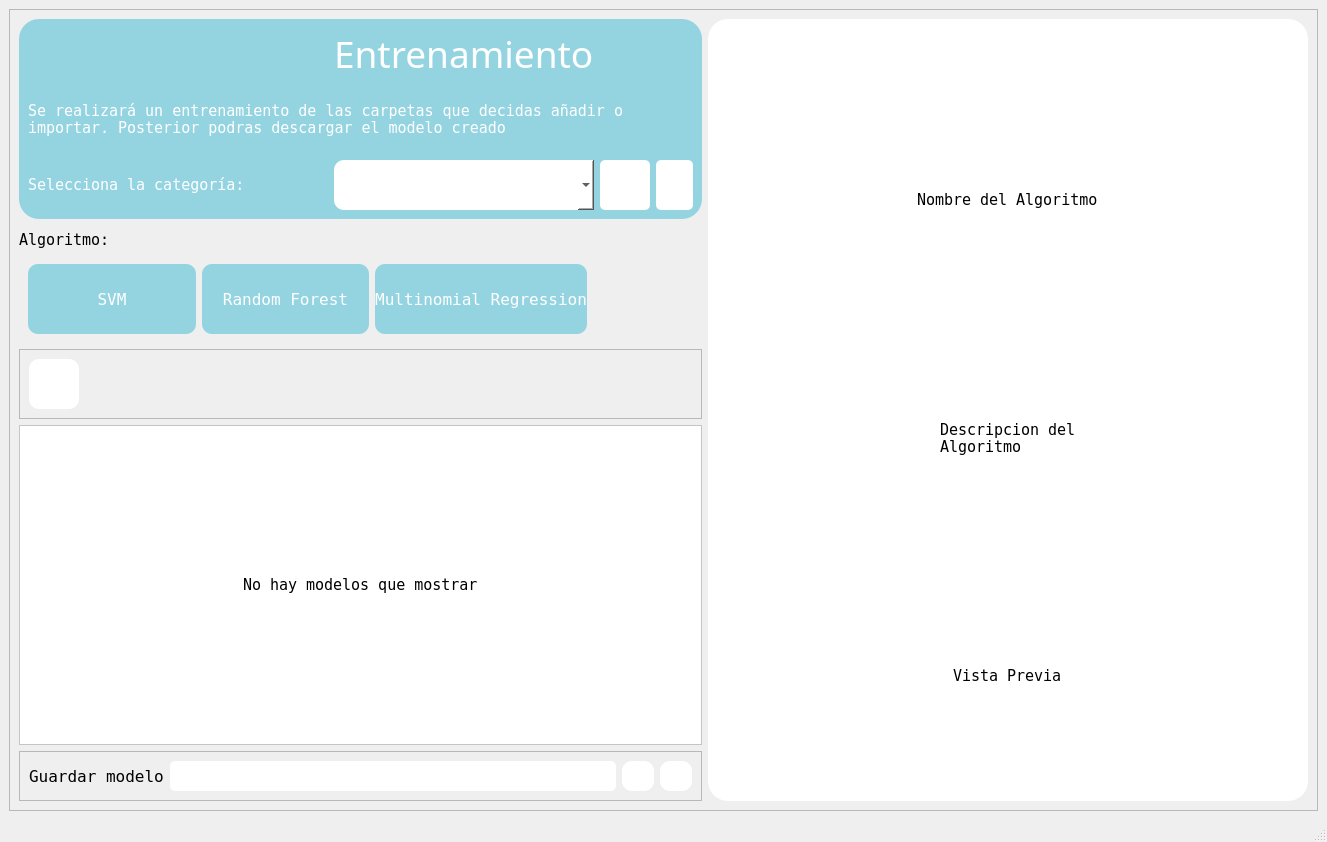
<?xml version="1.0" encoding="UTF-8"?>
<ui version="4.0">
 <class>MainWindow</class>
 <widget class="QMainWindow" name="MainWindow">
  <property name="geometry">
   <rect>
    <x>0</x>
    <y>0</y>
    <width>800</width>
    <height>600</height>
   </rect>
  </property>
  <property name="windowTitle">
   <string>MainWindow</string>
  </property>
  <widget class="QWidget" name="centralwidget">
   <layout class="QVBoxLayout" name="verticalLayout">
    <item>
     <widget class="QFrame" name="frame">
      <property name="frameShape">
       <enum>QFrame::StyledPanel</enum>
      </property>
      <property name="frameShadow">
       <enum>QFrame::Raised</enum>
      </property>
      <layout class="QGridLayout" name="gridLayout_2">
       <item row="5" column="0">
        <widget class="QFrame" name="frame_4">
         <property name="styleSheet">
          <string notr="true">background-color:white;</string>
         </property>
         <property name="frameShape">
          <enum>QFrame::StyledPanel</enum>
         </property>
         <property name="frameShadow">
          <enum>QFrame::Raised</enum>
         </property>
         <layout class="QVBoxLayout" name="verticalLayout_3">
          <item alignment="Qt::AlignHCenter">
           <widget class="QLabel" name="label_8">
            <property name="minimumSize">
             <size>
              <width>0</width>
              <height>300</height>
             </size>
            </property>
            <property name="maximumSize">
             <size>
              <width>16777215</width>
              <height>500</height>
             </size>
            </property>
            <property name="font">
             <font>
              <family>NSimSun</family>
              <pointsize>11</pointsize>
             </font>
            </property>
            <property name="text">
             <string>No hay modelos que mostrar</string>
            </property>
           </widget>
          </item>
         </layout>
        </widget>
       </item>
       <item row="4" column="0">
        <widget class="QFrame" name="frame_5">
         <property name="frameShape">
          <enum>QFrame::StyledPanel</enum>
         </property>
         <property name="frameShadow">
          <enum>QFrame::Raised</enum>
         </property>
         <layout class="QHBoxLayout" name="horizontalLayout">
          <item>
           <widget class="QPushButton" name="borrar">
            <property name="minimumSize">
             <size>
              <width>50</width>
              <height>50</height>
             </size>
            </property>
            <property name="maximumSize">
             <size>
              <width>50</width>
              <height>50</height>
             </size>
            </property>
            <property name="styleSheet">
             <string notr="true">background-color:white;
border-radius:10px;</string>
            </property>
            <property name="text">
             <string/>
            </property>
            <property name="icon">
             <iconset>
              <normaloff>imagenes/delete.png</normaloff>imagenes/delete.png</iconset>
            </property>
           </widget>
          </item>
          <item>
           <spacer name="horizontalSpacer">
            <property name="orientation">
             <enum>Qt::Horizontal</enum>
            </property>
            <property name="sizeHint" stdset="0">
             <size>
              <width>40</width>
              <height>20</height>
             </size>
            </property>
           </spacer>
          </item>
          <item>
           <layout class="QHBoxLayout" name="box"/>
          </item>
         </layout>
        </widget>
       </item>
       <item row="6" column="0">
        <widget class="QFrame" name="frame_7">
         <property name="maximumSize">
          <size>
           <width>16777215</width>
           <height>50</height>
          </size>
         </property>
         <property name="frameShape">
          <enum>QFrame::StyledPanel</enum>
         </property>
         <property name="frameShadow">
          <enum>QFrame::Raised</enum>
         </property>
         <layout class="QHBoxLayout" name="horizontalLayout_3">
          <item>
           <widget class="QLabel" name="label_10">
            <property name="font">
             <font>
              <family>NSimSun</family>
              <pointsize>12</pointsize>
             </font>
            </property>
            <property name="text">
             <string>Guardar modelo</string>
            </property>
           </widget>
          </item>
          <item>
           <widget class="QLineEdit" name="guardarform">
            <property name="minimumSize">
             <size>
              <width>0</width>
              <height>30</height>
             </size>
            </property>
            <property name="font">
             <font>
              <family>NSimSun</family>
              <pointsize>11</pointsize>
             </font>
            </property>
            <property name="styleSheet">
             <string notr="true">border-radius:5px;</string>
            </property>
           </widget>
          </item>
          <item>
           <widget class="QPushButton" name="guardar_modelo">
            <property name="minimumSize">
             <size>
              <width>0</width>
              <height>30</height>
             </size>
            </property>
            <property name="styleSheet">
             <string notr="true">background-color:white;
border-radius:10px;</string>
            </property>
            <property name="text">
             <string/>
            </property>
            <property name="icon">
             <iconset>
              <normaloff>imagenes/guardar-el-archivo.png</normaloff>imagenes/guardar-el-archivo.png</iconset>
            </property>
           </widget>
          </item>
          <item>
           <widget class="QPushButton" name="search_path">
            <property name="minimumSize">
             <size>
              <width>0</width>
              <height>30</height>
             </size>
            </property>
            <property name="styleSheet">
             <string notr="true">background-color:white;
border-radius:10px;</string>
            </property>
            <property name="text">
             <string/>
            </property>
            <property name="icon">
             <iconset>
              <normaloff>imagenes/lupa.png</normaloff>imagenes/lupa.png</iconset>
            </property>
           </widget>
          </item>
         </layout>
        </widget>
       </item>
       <item row="3" column="0">
        <widget class="QFrame" name="frame_8">
         <property name="styleSheet">
          <string notr="true">color:white;
border-radius:10px;</string>
         </property>
         <property name="frameShape">
          <enum>QFrame::StyledPanel</enum>
         </property>
         <property name="frameShadow">
          <enum>QFrame::Raised</enum>
         </property>
         <layout class="QHBoxLayout" name="horizontalLayout_2">
          <item>
           <widget class="QPushButton" name="svm">
            <property name="minimumSize">
             <size>
              <width>0</width>
              <height>70</height>
             </size>
            </property>
            <property name="maximumSize">
             <size>
              <width>16777215</width>
              <height>70</height>
             </size>
            </property>
            <property name="font">
             <font>
              <family>NSimSun</family>
              <pointsize>12</pointsize>
             </font>
            </property>
            <property name="styleSheet">
             <string notr="true">background-color:#94D4E1;</string>
            </property>
            <property name="text">
             <string>SVM</string>
            </property>
           </widget>
          </item>
          <item>
           <widget class="QPushButton" name="rforest">
            <property name="minimumSize">
             <size>
              <width>0</width>
              <height>70</height>
             </size>
            </property>
            <property name="maximumSize">
             <size>
              <width>16777215</width>
              <height>70</height>
             </size>
            </property>
            <property name="font">
             <font>
              <family>NSimSun</family>
              <pointsize>12</pointsize>
             </font>
            </property>
            <property name="styleSheet">
             <string notr="true">background-color:#94D4E1;</string>
            </property>
            <property name="text">
             <string>Random Forest</string>
            </property>
           </widget>
          </item>
          <item>
           <widget class="QPushButton" name="regression">
            <property name="minimumSize">
             <size>
              <width>0</width>
              <height>70</height>
             </size>
            </property>
            <property name="maximumSize">
             <size>
              <width>16777215</width>
              <height>70</height>
             </size>
            </property>
            <property name="font">
             <font>
              <family>NSimSun</family>
              <pointsize>12</pointsize>
             </font>
            </property>
            <property name="styleSheet">
             <string notr="true">background-color:#94D4E1;</string>
            </property>
            <property name="text">
             <string>Multinomial Regression</string>
            </property>
           </widget>
          </item>
          <item>
           <widget class="QPushButton" name="play">
            <property name="minimumSize">
             <size>
              <width>100</width>
              <height>0</height>
             </size>
            </property>
            <property name="maximumSize">
             <size>
              <width>100</width>
              <height>16777215</height>
             </size>
            </property>
            <property name="text">
             <string/>
            </property>
            <property name="icon">
             <iconset>
              <normaloff>imagenes/boton-de-play.png</normaloff>imagenes/boton-de-play.png</iconset>
            </property>
            <property name="iconSize">
             <size>
              <width>50</width>
              <height>50</height>
             </size>
            </property>
           </widget>
          </item>
         </layout>
        </widget>
       </item>
       <item row="0" column="1" rowspan="7">
        <widget class="QFrame" name="frame_2">
         <property name="minimumSize">
          <size>
           <width>600</width>
           <height>0</height>
          </size>
         </property>
         <property name="maximumSize">
          <size>
           <width>600</width>
           <height>16777215</height>
          </size>
         </property>
         <property name="font">
          <font>
           <family>NSimSun</family>
           <pointsize>12</pointsize>
          </font>
         </property>
         <property name="styleSheet">
          <string notr="true">background-color:white;
border-radius:20px;</string>
         </property>
         <property name="frameShape">
          <enum>QFrame::StyledPanel</enum>
         </property>
         <property name="frameShadow">
          <enum>QFrame::Raised</enum>
         </property>
         <layout class="QVBoxLayout" name="verticalLayout_2">
          <item alignment="Qt::AlignHCenter">
           <widget class="QLabel" name="label">
            <property name="maximumSize">
             <size>
              <width>50</width>
              <height>50</height>
             </size>
            </property>
            <property name="text">
             <string/>
            </property>
            <property name="pixmap">
             <pixmap>imagenes/informacion.png</pixmap>
            </property>
            <property name="scaledContents">
             <bool>true</bool>
            </property>
           </widget>
          </item>
          <item alignment="Qt::AlignHCenter">
           <widget class="QLabel" name="ltitulo">
            <property name="font">
             <font>
              <family>NSimSun</family>
              <pointsize>11</pointsize>
             </font>
            </property>
            <property name="text">
             <string>Nombre del Algoritmo</string>
            </property>
           </widget>
          </item>
          <item alignment="Qt::AlignHCenter">
           <widget class="QLabel" name="ldescripcion">
            <property name="font">
             <font>
              <family>NSimSun</family>
              <pointsize>11</pointsize>
             </font>
            </property>
            <property name="text">
             <string>Descripcion del Algoritmo</string>
            </property>
            <property name="wordWrap">
             <bool>true</bool>
            </property>
           </widget>
          </item>
          <item alignment="Qt::AlignHCenter">
           <widget class="QLabel" name="lvista">
            <property name="font">
             <font>
              <family>NSimSun</family>
              <pointsize>11</pointsize>
             </font>
            </property>
            <property name="text">
             <string>Vista Previa</string>
            </property>
           </widget>
          </item>
         </layout>
        </widget>
       </item>
       <item row="0" column="0">
        <widget class="QFrame" name="frame_3">
         <property name="minimumSize">
          <size>
           <width>0</width>
           <height>200</height>
          </size>
         </property>
         <property name="styleSheet">
          <string notr="true">background-color:#94D4E1;
border-radius:20px;</string>
         </property>
         <property name="frameShape">
          <enum>QFrame::StyledPanel</enum>
         </property>
         <property name="frameShadow">
          <enum>QFrame::Raised</enum>
         </property>
         <layout class="QGridLayout" name="gridLayout">
          <item row="0" column="1" alignment="Qt::AlignHCenter">
           <widget class="QLabel" name="label_5">
            <property name="font">
             <font>
              <family>Rage Italic</family>
              <pointsize>28</pointsize>
             </font>
            </property>
            <property name="styleSheet">
             <string notr="true">color:white;</string>
            </property>
            <property name="text">
             <string>Entrenamiento</string>
            </property>
           </widget>
          </item>
          <item row="0" column="0">
           <widget class="QPushButton" name="volver">
            <property name="styleSheet">
             <string notr="true">background-color:transparent;</string>
            </property>
            <property name="text">
             <string/>
            </property>
            <property name="icon">
             <iconset>
              <normaloff>imagenes/chef-logo.png</normaloff>imagenes/chef-logo.png</iconset>
            </property>
            <property name="iconSize">
             <size>
              <width>50</width>
              <height>50</height>
             </size>
            </property>
           </widget>
          </item>
          <item row="2" column="0">
           <widget class="QLabel" name="label_7">
            <property name="minimumSize">
             <size>
              <width>300</width>
              <height>0</height>
             </size>
            </property>
            <property name="maximumSize">
             <size>
              <width>300</width>
              <height>16777215</height>
             </size>
            </property>
            <property name="font">
             <font>
              <family>NSimSun</family>
              <pointsize>11</pointsize>
             </font>
            </property>
            <property name="styleSheet">
             <string notr="true">color:white;</string>
            </property>
            <property name="text">
             <string>Selecciona la categoría:</string>
            </property>
           </widget>
          </item>
          <item row="2" column="3">
           <widget class="QPushButton" name="nuevo">
            <property name="minimumSize">
             <size>
              <width>0</width>
              <height>0</height>
             </size>
            </property>
            <property name="maximumSize">
             <size>
              <width>50</width>
              <height>50</height>
             </size>
            </property>
            <property name="font">
             <font>
              <family>NSimSun</family>
              <pointsize>11</pointsize>
             </font>
            </property>
            <property name="styleSheet">
             <string notr="true">background-color:white;
border-radius:5px;</string>
            </property>
            <property name="text">
             <string/>
            </property>
            <property name="icon">
             <iconset>
              <normaloff>imagenes/add.png</normaloff>imagenes/add.png</iconset>
            </property>
           </widget>
          </item>
          <item row="1" column="0" colspan="4">
           <widget class="QLabel" name="label_6">
            <property name="font">
             <font>
              <family>NSimSun</family>
              <pointsize>11</pointsize>
             </font>
            </property>
            <property name="styleSheet">
             <string notr="true">color:white;</string>
            </property>
            <property name="text">
             <string>Se realizará un entrenamiento de las carpetas que decidas añadir o importar. Posterior podras descargar el modelo creado</string>
            </property>
            <property name="wordWrap">
             <bool>true</bool>
            </property>
           </widget>
          </item>
          <item row="2" column="2">
           <widget class="QPushButton" name="anadir">
            <property name="minimumSize">
             <size>
              <width>50</width>
              <height>0</height>
             </size>
            </property>
            <property name="maximumSize">
             <size>
              <width>50</width>
              <height>50</height>
             </size>
            </property>
            <property name="font">
             <font>
              <family>NSimSun</family>
              <pointsize>11</pointsize>
             </font>
            </property>
            <property name="styleSheet">
             <string notr="true">background-color:white;
border-radius:5px;</string>
            </property>
            <property name="text">
             <string/>
            </property>
            <property name="icon">
             <iconset>
              <normaloff>imagenes/cargar.png</normaloff>imagenes/cargar.png</iconset>
            </property>
           </widget>
          </item>
          <item row="2" column="1">
           <widget class="QComboBox" name="comboBox">
            <property name="enabled">
             <bool>true</bool>
            </property>
            <property name="minimumSize">
             <size>
              <width>0</width>
              <height>50</height>
             </size>
            </property>
            <property name="font">
             <font>
              <family>NSimSun</family>
              <pointsize>11</pointsize>
             </font>
            </property>
            <property name="styleSheet">
             <string notr="true">QComboBox{
background-color:white;
border-radius:10px;
}</string>
            </property>
            <property name="iconSize">
             <size>
              <width>20</width>
              <height>20</height>
             </size>
            </property>
           </widget>
          </item>
         </layout>
        </widget>
       </item>
       <item row="2" column="0">
        <widget class="QLabel" name="label_9">
         <property name="font">
          <font>
           <family>NSimSun</family>
           <pointsize>11</pointsize>
          </font>
         </property>
         <property name="text">
          <string>Algoritmo:</string>
         </property>
        </widget>
       </item>
      </layout>
     </widget>
    </item>
   </layout>
  </widget>
  <widget class="QStatusBar" name="statusbar"/>
 </widget>
 <resources/>
 <connections/>
</ui>
